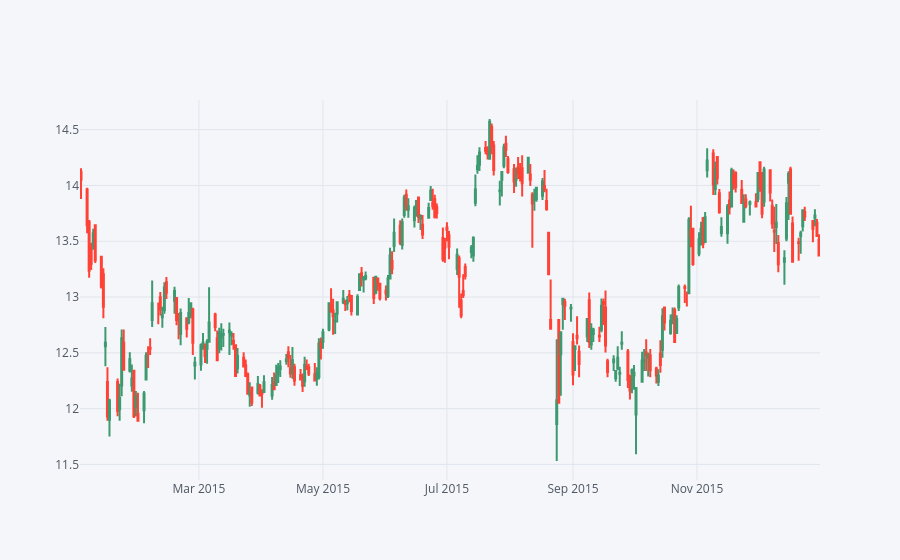

The notebook cell this image was saved under:
### Code cell
bank_stocks.xs('BAC',level = 'Bank Ticker', axis=1).loc['2015'].iplot(kind='candle')

### Figure 1 — Plotly figure (JSON) as saved in the notebook; plotly's stock layout.template omitted (floating-point values rounded to 4 significant figures; data arrays with more than 128 entries replaced by an {"elided": "..."} marker saying what was removed)
{"data": [{"close": {"elided": "252 float values"}, "high": {"elided": "252 float values"}, "low": {"elided": "252 float values"}, "open": {"elided": "252 float values"}, "showlegend": false, "type": "candlestick", "x": {"elided": "252 str values"}, "yaxis": "y2"}], "layout": {"autosize": true, "legend": {"bgcolor": "#F5F6F9", "font": {"color": "#4D5663"}}, "paper_bgcolor": "#F5F6F9", "plot_bgcolor": "#F5F6F9", "title": {"font": {"color": "#4D5663"}}, "xaxis": {"autorange": true, "gridcolor": "#E1E5ED", "range": ["2015-01-01 12:00", "2015-12-31 12:00"], "rangeslider": {"visible": false, "yaxis2": {}}, "showgrid": true, "tickfont": {"color": "#4D5663"}, "title": {"font": {"color": "#4D5663"}, "text": ""}, "type": "date", "zerolinecolor": "#E1E5ED"}, "yaxis": {"gridcolor": "#E1E5ED", "showgrid": true, "showticklabels": false, "tickfont": {"color": "#4D5663"}, "title": {"font": {"color": "#4D5663"}, "text": ""}, "zerolinecolor": "#E1E5ED"}, "yaxis2": {"autorange": true, "gridcolor": "#E1E5ED", "range": [11.36, 14.77], "showgrid": true, "tickfont": {"color": "#4D5663"}, "title": {"font": {"color": "#4D5663"}, "text": ""}, "zerolinecolor": "#E1E5ED"}}}
